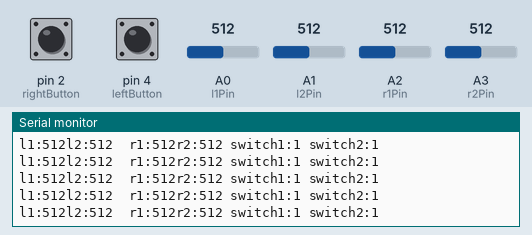
Recording of a sketch running on a simulated Arduino Uno, built with avr-gcc and run on an emulated ATmega328P. On the bench: the last lines printed to the serial monitor. Inputs (shaded band) come from the test bench; at power-on: A0 (l1Pin) = 512, A3 (r2Pin) = 512, A1 (l2Pin) = 512, pin 2 (rightButton) HIGH, pin 4 (leftButton) HIGH, A2 (r1Pin) = 512. No radio packets arrive unless stated.

Above: at 1.2 s.
1.3 s: A0 (l1Pin) set to 111
At 1.39 s:
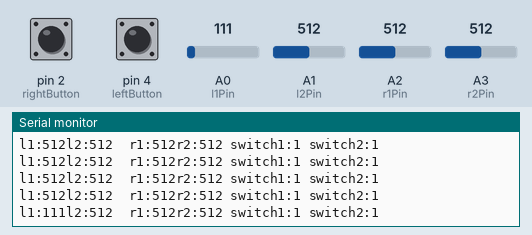
4.3 s: A0 (l1Pin) set to 93
At 4.33 s:
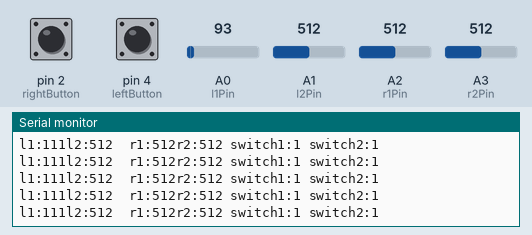
10.3 s: A3 (r2Pin) set to 108
At 10.31 s:
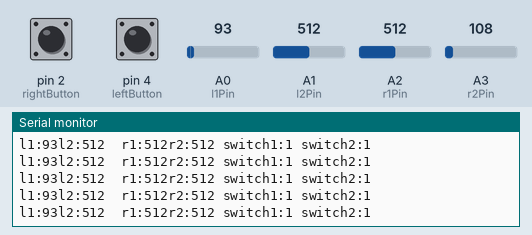
13.3 s: A3 (r2Pin) set to 94
At 13.32 s:
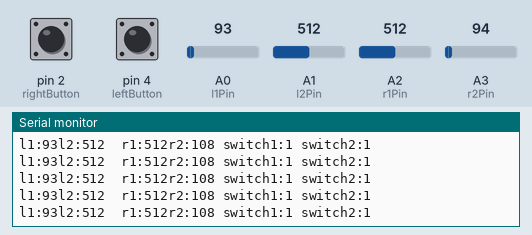
14.8 s: A1 (l2Pin) set to 108
At 14.82 s:
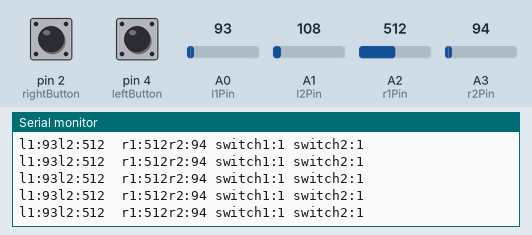
17.8 s: A1 (l2Pin) set to 95
At 17.82 s:
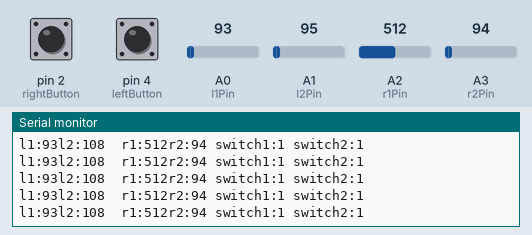
Timing chart, 0 to 20.8 s (numbered marks = the images above; inputs shaded):
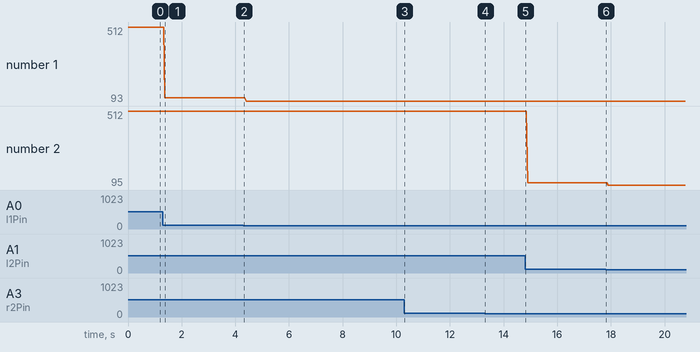

The sketch:

6channelTx.ino
```cpp
 //NISHANT RANA ROVER 6 CHANNEL TRANSMITTER
 //29-08-2023
 #include <SPI.h>
 #include <RF24.h>
 #include <nRF24L01.h>                    // include RF24 libraries
 #define leftButton 4
 #define rightButton 2
 RF24 radio(9, 10);                      // CE, CSN
 const uint64_t pipe = 0xE8E8F0F0E1LL;   // set channel
 // const byte address[6] = "00001";     // also sets channel
    int l1Pin = A0;                       // integer for joystick, x axis, analog pin A0
   int l2Pin = A1;                       // integer for joystick, y axis, analog pin A5
   int r1Pin= A2;
   int r2Pin = A3;
   int left_switch;
   int right_switch;
   int data[8];                         // forming datagroup, 8 bits is enough for car

  //////////////////////////////////////////////////////////////////////////////

  void setup() {

   Serial.begin(9600);                  // start serial monitor for debugging
    pinMode(leftButton, INPUT_PULLUP);
   pinMode(rightButton,INPUT_PULLUP);

   radio.begin();                       // start radio
   radio.openWritingPipe(pipe);         // this is the controller
   radio.setPALevel(RF24_PA_HIGH);      // High power
   radio.setDataRate(RF24_250KBPS);     // data rate 250 kb/s
   radio.stopListening();               // stops listening to transmit

   }

  /////////////////////////////////////////////////////////////////////////////

  void loop() {

   l1Pin = analogRead(A0);                     // read x pin from joystick
   l2Pin = analogRead(A1);                    //  read y pin from joystick
   r1Pin = analogRead(A2);
   r2Pin =  analogRead(A3);
   left_switch=digitalRead(4);
   right_switch=digitalRead(2);
   data[0] = l1Pin;                 // defines xPin which is A0 as data
   data[1] = l2Pin;                // defines yPin which is A1 as data
   data[2] = r1Pin;
   data[3] = r2Pin;
   data[4] = left_switch;
   data[5] = right_switch;
   radio.write(&data, sizeof(data));          // write 8 bits of data to receiver
                                              // no mapping required for transmitter


   Serial.print("l1:");          // text for debugging
   Serial.print(data[0]);    // prints data  notice this value is print line
   Serial.print("l2:");        //print the values with to plot or view
   Serial.print(data[1]);     // prints the next piece of data
   Serial.print("\t");
   Serial.print("r1:");
   Serial.print(data[2]);
   Serial.print("r2:");
   Serial.print(data[3]);
   Serial.print(" switch1:");
   Serial.print(data[4]);
   Serial.print(" switch2:");
   Serial.print(data[5]);
   Serial.println();
 }
```

Measured:
- after the input at 1.3 s, the serial monitor: prints a new line after 0.08 s (image 1)
- plotted number 1: 512 → 111 after the input at 1.3 s, 111 → 93 after the input at 4.3 s
- plotted number 2: 108 → 95 after the input at 17.8 s
